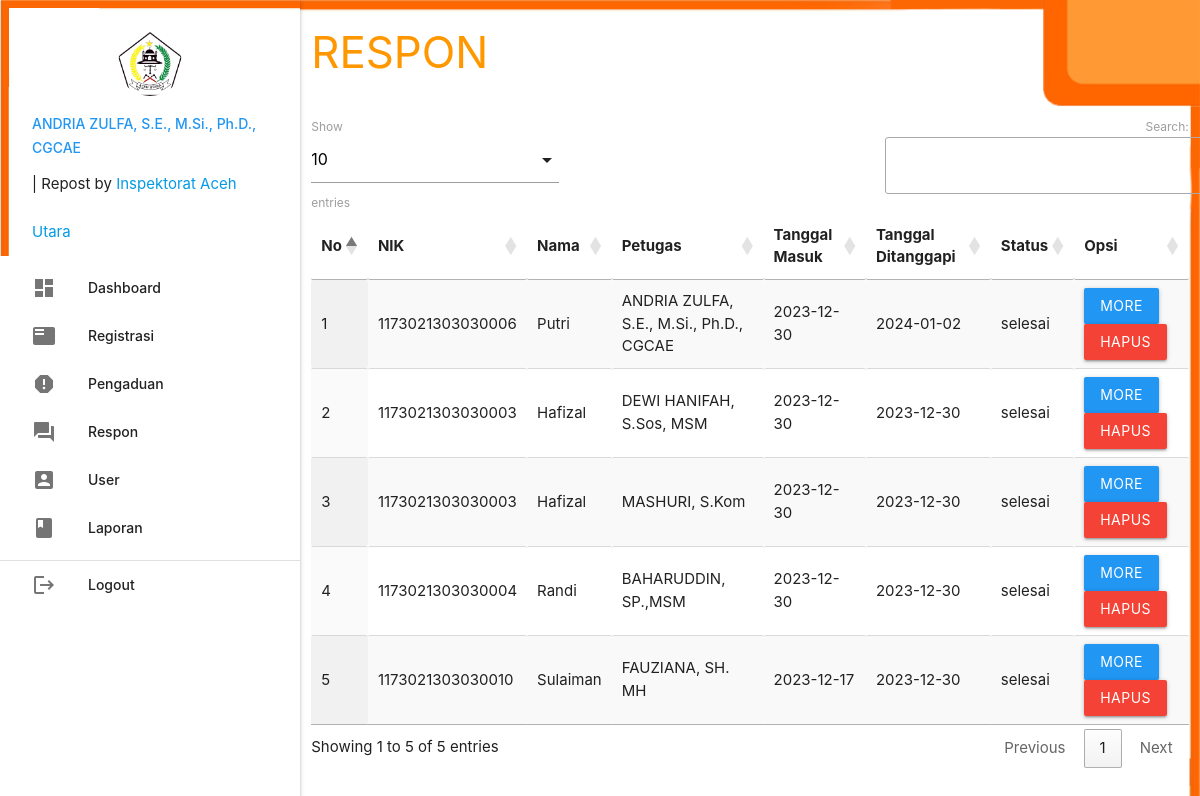
Page /admin/index.php?p=respon (signed in) on the committed database.
### tables this page shows
CREATE TABLE `pengaduan` (
  `id_pengaduan` int(5) NOT NULL AUTO_INCREMENT,
  `tgl_pengaduan` varchar(20) NOT NULL,
  `nik` varchar(16) NOT NULL,
  `isi_laporan` text NOT NULL,
  `foto` varchar(255) NOT NULL,
  `status` enum('proses','selesai') NOT NULL,
  PRIMARY KEY (`id_pengaduan`)
);

CREATE TABLE `masyarakat` (
  `nik` varchar(16) NOT NULL,
  `nama` varchar(35) NOT NULL,
  `username` varchar(25) NOT NULL,
  `password` varchar(255) NOT NULL,
  `telp` varchar(13) NOT NULL,
  PRIMARY KEY (`nik`)
);

CREATE TABLE `petugas` (
  `id_petugas` int(5) NOT NULL AUTO_INCREMENT,
  `nama_petugas` varchar(255) NOT NULL,
  `username` varchar(30) NOT NULL,
  `password` varchar(255) NOT NULL,
  `telp_petugas` varchar(13) NOT NULL,
  `level` enum('admin','petugas') NOT NULL,
  PRIMARY KEY (`id_petugas`)
);

CREATE TABLE `tanggapan` (
  `id_tanggapan` int(5) NOT NULL AUTO_INCREMENT,
  `id_pengaduan` int(5) NOT NULL,
  `tgl_tanggapan` varchar(20) NOT NULL,
  `tanggapan` text NOT NULL,
  `id_petugas` int(5) NOT NULL,
  PRIMARY KEY (`id_tanggapan`)
);

### admin/respon.php (the view, shortened to what this page needs)
       <div class="row">
         <div class="col s12 m9">
           <h3 class="orange-text">RESPON</h3>
         </div>
       </div>
       <table id="example" class="display responsive-table" style="width:100%">
         <thead>
             <tr>
			<th>No</th>
			<th>NIK</th>
			<th>Nama</th>
			<th>Petugas</th>
			<th>Tanggal Masuk</th>
			<th>Tanggal Ditanggapi</th>
			<th>Status</th>
			<th>Opsi</th>
             </tr>
         </thead>
         <tbody>
<?php
	$no=1;
	$query = mysqli_query($koneksi,"SELECT * FROM pengaduan INNER JOIN masyarakat ON pengaduan.nik=masyarakat.nik INNER JOIN tanggapan ON pengaduan.id_pengaduan=tanggapan.id_pengaduan INNER JOIN petugas ON tanggapan.id_petugas=petugas.id_petugas ORDER BY tanggapan.id_pengaduan DESC");
	while ($r=mysqli_fetch_assoc($query)) { ?>
	<tr>
		<td><?php echo $no++; ?></td>
		<td><?php echo $r['nik']; ?></td>
		<td><?php echo $r['nama']; ?></td>
		<td><?php echo $r['nama_petugas']; ?></td>
		<td><?php echo $r['tgl_pengaduan']; ?></td>
		<td><?php echo $r['tgl_tanggapan']; ?></td>
		<td><?php echo $r['status']; ?></td>
		<td><a class="btn blue modal-trigger" href="#more?id_tanggapan=<?php echo $r['id_tanggapan'] ?>">More</a> <a class="btn red" onclick="return confirm('Anda Yakin Ingin Menghapus Y/N')" href="index.php?p=tanggapan_hapus&id_tanggapan=<?php echo $r['id_tanggapan'] ?>">Hapus</a></td>
	</tr>
           <?php  }
            ?>
         </tbody>
       </table>

### rows in the picture
pengaduan: masyarakat.nik "1173021303030006", masyarakat.nama "Putri", petugas.nama_petugas "ANDRIA ZULFA, S.E., M.Si., Ph.D., CGCAE", tgl_pengaduan "2023-12-30", tanggapan.tgl_tanggapan "2024-01-02", status "selesai"
pengaduan: masyarakat.nik "1173021303030003", masyarakat.nama "Hafizal", petugas.nama_petugas "DEWI HANIFAH, S.Sos, MSM", tgl_pengaduan "2023-12-30", tanggapan.tgl_tanggapan "2023-12-30", status "selesai"
pengaduan: masyarakat.nik "1173021303030003", masyarakat.nama "Hafizal", petugas.nama_petugas "MASHURI, S.Kom", tgl_pengaduan "2023-12-30", tanggapan.tgl_tanggapan "2023-12-30", status "selesai"
pengaduan: masyarakat.nik "1173021303030004", masyarakat.nama "Randi", petugas.nama_petugas "BAHARUDDIN, SP.,MSM", tgl_pengaduan "2023-12-30", tanggapan.tgl_tanggapan "2023-12-30", status "selesai"
pengaduan: masyarakat.nik "1173021303030010", masyarakat.nama "Sulaiman", petugas.nama_petugas "FAUZIANA, SH. MH", tgl_pengaduan "2023-12-17", tanggapan.tgl_tanggapan "2023-12-30", status "selesai"

### other values in the picture
$_SESSION['data']['nama_petugas'] "ANDRIA ZULFA, S.E., M.Si., Ph.D., CGCAE"
